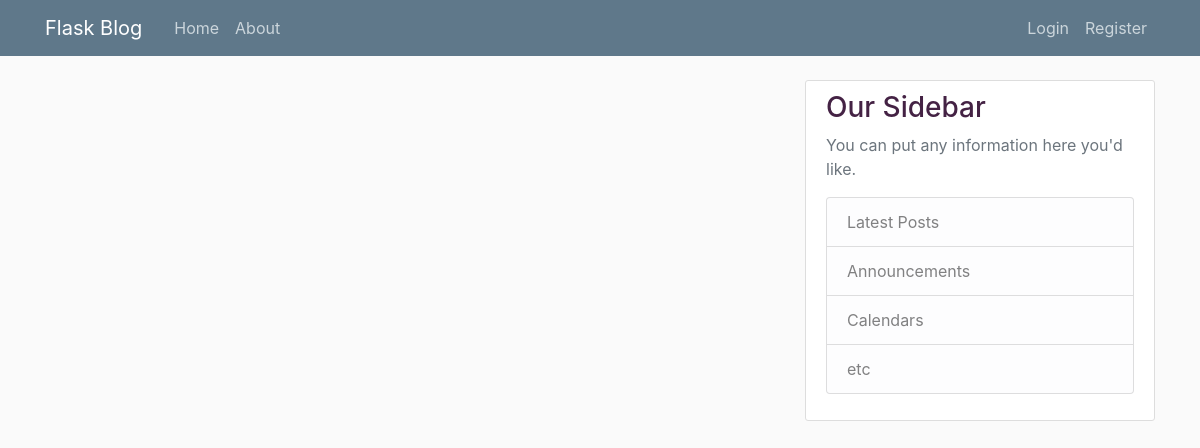
Page /home on the earlier database version.
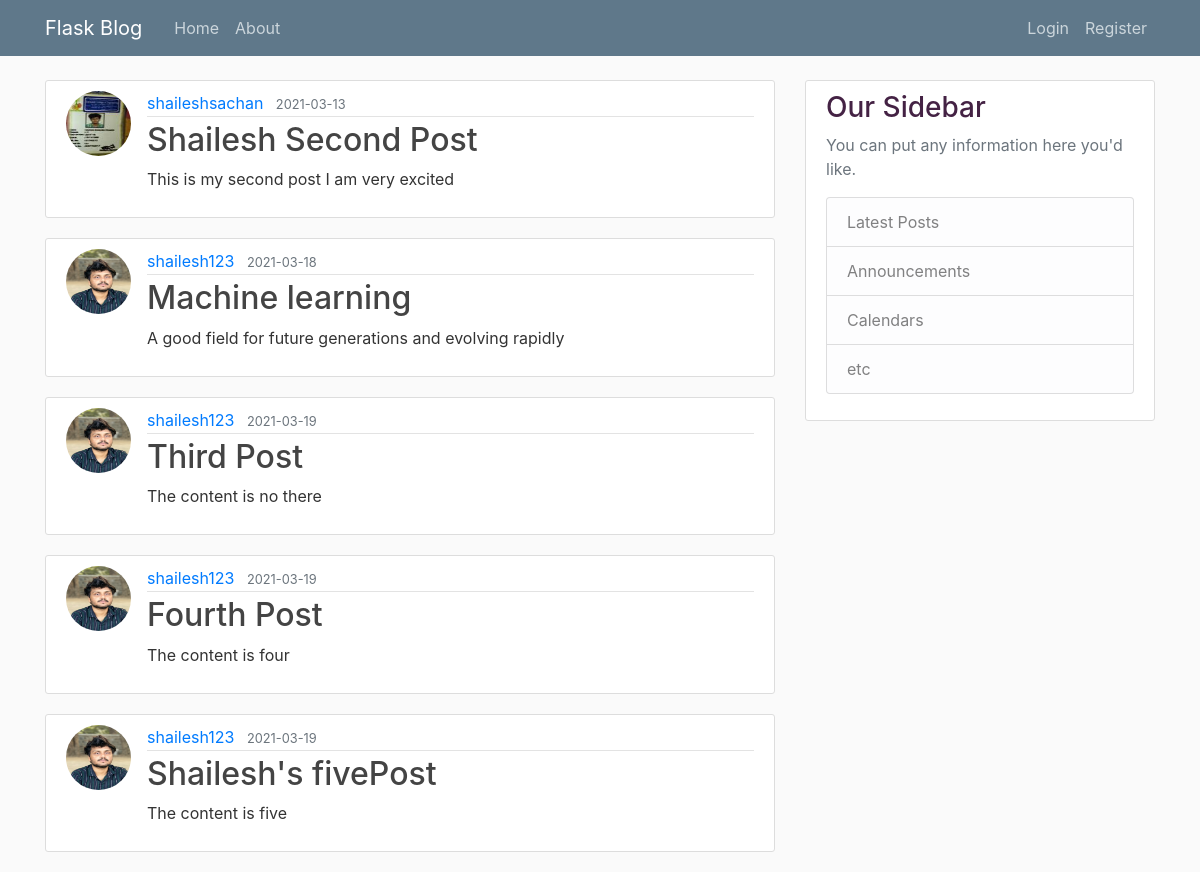
Same page on the later database version.
### flask_blog/models.py (models this page shows, shortened)
class Post(db.Model):
    id = db.Column(db.Integer, primary_key = True)
    title = db.Column(db.String(100), nullable=False)
    date_posted = db.Column(db.DateTime, nullable=False, default=datetime.utcnow)
    content = db.Column(db.Text, nullable=False)
    user_id = db.Column(db.Integer, db.ForeignKey('user.id'), nullable=False)

class User(db.Model, UserMixin):
    id = db.Column(db.Integer, primary_key=True)
    username = db.Column(db.String(20), unique=True, nullable=False)
    email = db.Column(db.String(120), unique=True, nullable=False)
    image_file = db.Column(db.String(20), nullable=False, default='default.jpg')
    password = db.Column(db.String(60), nullable=False)
    posts = db.relationship('Post', backref='author', lazy=True)

### flask_blog/routes.py (the view)
@app.route("/")
@app.route("/home")
def home():
    page = request.args.get('page', 1,  type=int)
    posts = Post.query.paginate(page=page, per_page=5)
    return render_template('home.html', posts=posts)

### flask_blog/templates/home.html
{% extends "layout.html" %}
{% block content %}
    {% for post in posts.items %}
        <article class="media content-section">
            <img class="rounded-circle article-img" src="{{ url_for('static', filename='profile/' +post.author.image_file) }}">
            <div class="media-body">
                <div class="article-metadata">
                    <a class="mr-2" href="#">{{ post.author.username }}</a>
                    <small class="text-muted">{{ post.date_posted.strftime('%Y-%m-%d') }}</small>
                </div>
                <h2><a class="article-title" href="{{ url_for('post', post_id=post.id) }}">{{ post.title }}</a></h2>
                <p class="article-content">{{ post.content }}</p>
            </div>
        </article>
    {% endfor %}
{% endblock %}

### flask_blog/templates/layout.html (shortened to what this page needs)
<!DOCTYPE html>
<html>
<head>
    <link rel="stylesheet" href="https://maxcdn.bootstrapcdn.com/bootstrap/4.0.0/css/bootstrap.min.css">
    <link rel="stylesheet" type="text/css" href="{{ url_for('static', filename='main.css') }}">
</head>
<body>
    <header class="site-header">
      <nav class="navbar navbar-expand-md navbar-dark bg-steel fixed-top">
        <div class="container">
          <a class="navbar-brand mr-4" href="/">Flask Blog</a>
          <div class="collapse navbar-collapse" id="navbarToggle">
            <div class="navbar-nav mr-auto">
              <a class="nav-item nav-link" href="{{ url_for('home') }}">Home</a>
              <a class="nav-item nav-link" href="{{ url_for('about') }}">About</a>
            </div>
            <div class="navbar-nav">
                {% if current_user.is_authenticated %}
                    <a class="nav-item nav-link" href="{{ url_for('new_post') }}">New Post</a>
                    <a class="nav-item nav-link" href="{{ url_for('account') }}">Account</a>
                    <a class="nav-item nav-link" href="{{ url_for('logout') }}">Logout</a>
                {% else %}
                    <a class="nav-item nav-link" href="{{ url_for('login') }}">Login</a>
                    <a class="nav-item nav-link" href="{{ url_for('register') }}">Register</a>
                {% endif %}
            </div>
          </div>
        </div>
      </nav>
    </header>
    <main role="main" class="container">
      <div class="row">
        <div class="col-md-8">
          {% block content %}{% endblock %}
        </div>
        <div class="col-md-4">
          <div class="content-section">
            <h3>Our Sidebar</h3>
            <p class='text-muted'>You can put any information here you'd like.
              <ul class="list-group">
                <li class="list-group-item list-group-item-light">Latest Posts</li>
                <li class="list-group-item list-group-item-light">Announcements</li>
                <li class="list-group-item list-group-item-light">Calendars</li>
                <li class="list-group-item list-group-item-light">etc</li>
              </ul>
            </p>
          </div>
        </div>
      </div>
    </main>
</body>
</html>

### flask_blog/static/main.css (style rules this page uses)
body { background: #fafafa; color: #333333; margin-top: 5rem; }
h1, h2, h3, h4, h5, h6 { color: #442244; }
.bg-steel { background-color: #5f788a; }
.site-header .navbar-nav .nav-link { color: #cbd5db; }
.content-section { background: #ffffff; padding: 10px 20px; border: 1px solid #dddddd; border-radius: 3px; margin-bottom: 20px; }
.article-title { color: #444444; }
.article-content { white-space: pre-line; }
.article-img { height: 65px; width: 65px; margin-right: 16px; }
.article-metadata { padding-bottom: 1px; margin-bottom: 4px; border-bottom: 1px solid #e3e3e3 }

Differences in the rows shown:
added Post: image_file (picture), author.username "shaileshsachan", date_posted "2021-03-13", title "Shailesh Second Post", content "This is my second post I am very excited"
added Post: image_file (placeholder picture), author.username "shailesh123", date_posted "2021-03-18", title "Machine learning", content "A good field for future generations and evolving rapidly"
added Post: image_file (placeholder picture), author.username "shailesh123", date_posted "2021-03-19", title "Third Post", content "The content is no there"
added Post: image_file (placeholder picture), author.username "shailesh123", date_posted "2021-03-19", title "Fourth Post", content "The content is four"
added Post: image_file (placeholder picture), author.username "shailesh123", date_posted "2021-03-19", title "Shailesh's fivePost", content "The content is five"
